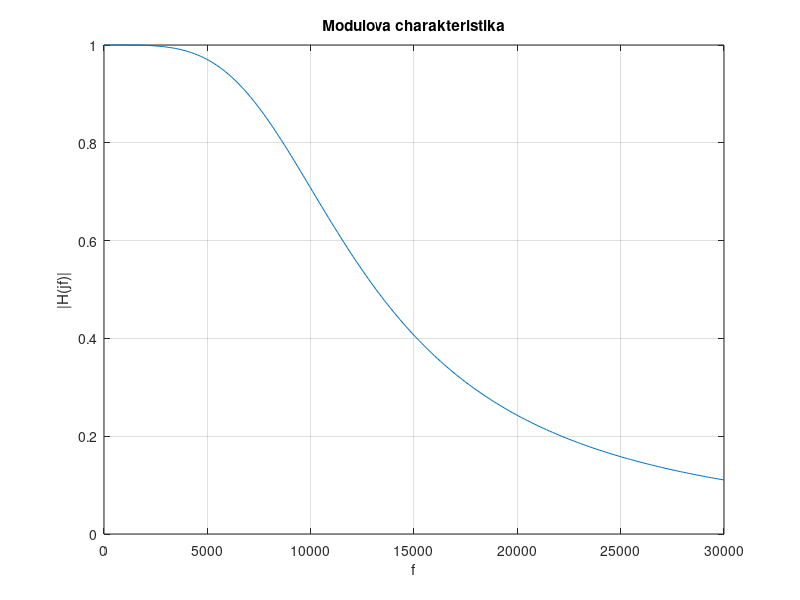

MATLAB code for this plot: (Note: this script raises an error after producing the figure.)
% zdroj :   Linearni obvody a systemy 
%           Jan Bicak  - strana 16
% Vykreslete modulovou, fazovou charakteristiku, 
% charakteristiku skupinoveho zpozdeni a 
% impulzni odezvu prenosove fce
%        Q(p)           3.9506e+009
% H(p) = ---- = --------------------------------
%        N(p)   p^2 + 8.8889e+004p + 3.9506e+009
% -----------------------------------------------------
Q = 3.9506e+009;
N = [1,  8.8889e+004,  3.9506e+009];
f = linspace(0, 3e4, 200);
w = 2*pi*f;
%komplexni frekvencni odezva z analogove prenosove fce
H = freqs(Q, N, w);
figure(1)
plot(f, abs(H)); grid; 
xlabel f
ylabel '|H(jf)|'
title 'Modulova charakteristika'
figure(2)
plot(f, phase(H)); grid
xlabel f; ylabel 'arg H(jf)';
title 'Fazova charakteristika'
% diff(X) - diference prvku vektoru 
% [X(2)-X(1) X(3)-X(2) ... X(n)-X(n-1)]
t = diff(-phase(H))./diff(w); % aproximace derivace 
figure(3)
plot(f(1:199), t); grid
xlabel f; ylabel '\tau(f)';
title 'Skupinove zpozdeni'
% vektorove vyjadreni prevede na symbolicke vyjadreni
P = poly2sym(Q)/poly2sym(N)
% inverzni Laplaceova transformace
ih = ilaplace(P)
% konverze racionalniho cisla  na desetinne cislo
vpa(ih,5)
figure(4)
t = linspace(0, 3e-4, 200);
plot(t, subs(ih)); grid
xlabel f; ylabel 'h(t)';
title 'Impulzni odezva'